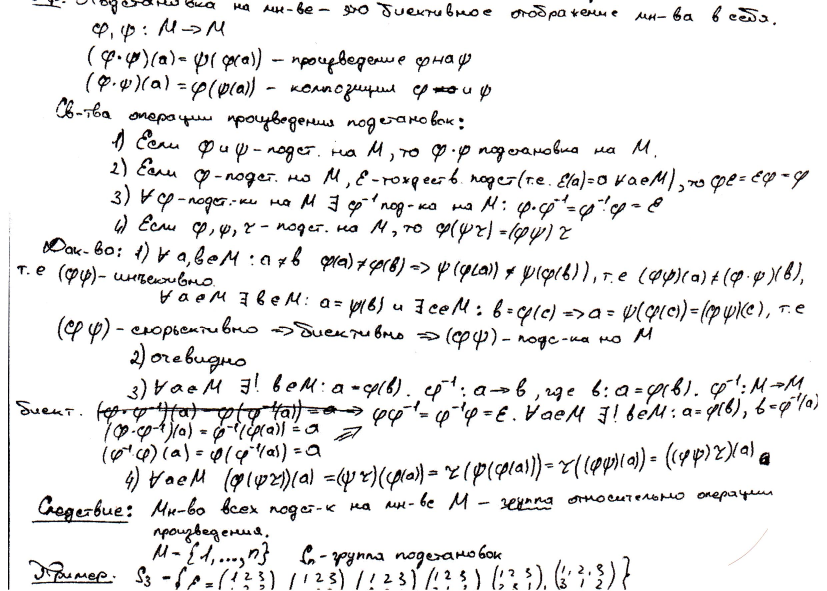
#> input picture img.jpg, 2480 x 1771 px (shown at 1/3 size)
$ python graphology.py
#> lines starting #> are read from the running program, lines starting #| are printed output that depends on the picture; after the words box and inside, x2 and y2 are one past the last pixel; in counts of white or black regions, pixels touching at a corner belong together; long printed decimals are rounded
import cv2
import numpy as np


# эти функции пригодятся нам в дальнейшем

# функция для вычисления горизонтальных проекций
def horizontalProjection(img):
    # Возвращает список суммы пикселей в каждой строке
    (h, w) = img.shape[:2]
    sumRows = []
    for j in range(h):
        row = img[j:j + 1, 0:w]  # y1:y2, x1:x2
        sumRows.append(np.sum(row))
    return sumRows

# функция для вычисления вертикальных проекций
def verticalProjection(img):
    # Возвращает список суммы пикселей в каждом столбце
    (h, w) = img.shape[:2]
    sumCols = []
    for j in range(w):
        col = img[0:h, j:j + 1]  # y1:y2, x1:x2
        sumCols.append(np.sum(col))
    return sumCols


angle_size = 0
kolvo_strok = 0
angle_sum = 0
mezh_str_intrv = 0
verh_pole = 0

# импорт изображения
image = cv2.imread('img.jpg')  # название изображения
#> image is the input picture: shape (1771, 2480, 3); mean B, G, R 235.5, 235.5, 235.9
cv2.imshow('orig', image)
cv2.waitKey(0)
# меняем размер изобржения на стандартный
image = cv2.resize(image, (1240, 886), interpolation=cv2.INTER_AREA)
#> image: shape (886, 1240, 3)
#cv2.imshow('change size', image)
image = cv2.medianBlur(image,5)

# перевод в оттенки серого
gray = cv2.cvtColor(image, cv2.COLOR_BGR2GRAY)
#cv2.imshow('shades gray', gray)
#cv2.waitKey(0)

# копия изображения
gray1 = gray

# размытие изображение
gray = cv2.medianBlur(gray, 5)
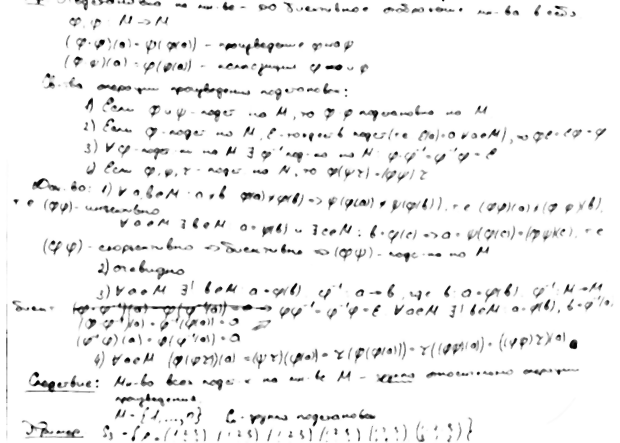
#> gray: shape (886, 1240) (shown at 1/2 size); min 1, max 255, mean 241.8
#cv2.imshow('blur', gray)
#cv2.waitKey(0)

# бинаризация (перевод в чёрный и белый) для размытого изображения
ret, thresh = cv2.threshold(gray, 127, 255, cv2.THRESH_BINARY_INV)
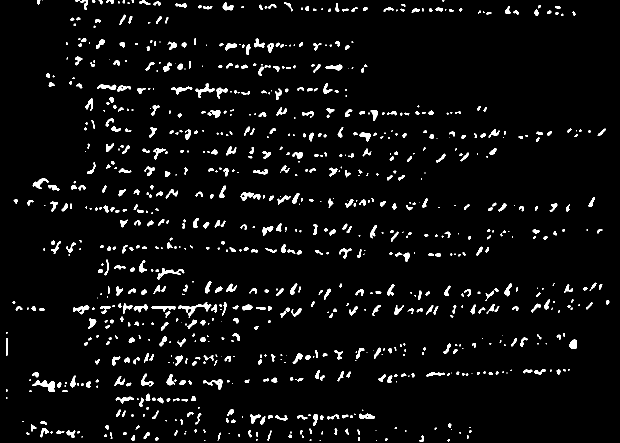
#> thresh: shape (886, 1240) (shown at 1/2 size); 4.4% white; 920 white regions (311 under 20 px), largest, box (x1, y1, x2, y2) and area: (356, 604, 423, 635) 492, (65, 761, 110, 784) 479, (315, 536, 369, 559) 354
#cv2.imshow('binar', thresh)
#cv2.waitKey(0)

#бинаризация для чёткого изображения
ret1, thresh1 = cv2.threshold(gray1, 127, 255, cv2.THRESH_BINARY_INV)
#> thresh1: shape (886, 1240); 5.5% white; 1292 white regions (562 under 20 px), largest, box (x1, y1, x2, y2) and area: (235, 605, 298, 646) 506, (355, 603, 424, 637) 503, (60, 760, 110, 785) 483

# расширение символов
kernel = np.ones((1, 100), np.uint8)
img_dilation = cv2.dilate(thresh, kernel, iterations=1)
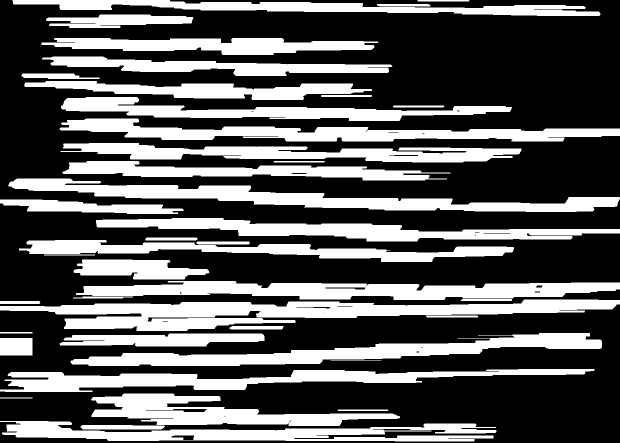
#> img_dilation: shape (886, 1240) (shown at 1/2 size); 35.8% white; 41 white regions
#cv2.imshow('dilated', img_dilation)
#cv2.waitKey(0)

# поиск контуров
ctrs, hier = cv2.findContours(img_dilation.copy(), cv2.RETR_EXTERNAL, cv2.CHAIN_APPROX_SIMPLE)
#> ctrs = 41 contours, 1 with area under 20; largest, box (x1, y1, x2, y2) and area: (0, 599, 1240, 662) 35041, (16, 357, 1240, 424) 26192, (152, 562, 1240, 600) 25708, (141, 666, 1204, 732) 23897, (119, 237, 1240, 283) 22714

for i, ctr in enumerate(ctrs):
    # создаём рамки-границы
    x, y, w, h = cv2.boundingRect(ctr)

    # вывод строк и подсчёт их количества
    if h > w or h < 20:
        continue
    roi = image[y:y + h, x:x + w]
    kolvo_strok = kolvo_strok + 1
    '''
    #вывод на экран сегментов
    cv2.imshow('segment no:'+str(i),roi)
    cv2.rectangle(image,(x,y),( x + w, y + h ),(90,0,255),2)
    cv2.waitKey()
    '''
    # ищем прямоугольники, описывающие контуры строк и изображаем их
    rect = cv2.minAreaRect(ctr)
    box = cv2.boxPoints(rect)
    box = np.int0(box)
    cv2.drawContours(image, [box], 0, (0, 0, 255), 2)
    angle = rect[2]
    if angle < -45.0:
        angle += 90.0;
    angle_sum += angle
#> this loop made 41 passes
#> (ctr, x, y, w, h, rect, box, angle) on pass 8: ([[0, 676], [0, 710], [64, 710], [64, 676]], 0, 676, 65, 35, ((32, 693), (34, 64), -90), [[64, 710], [0, 710], [0, 676], [64, 676]], 0)
#> (x, y, w, h, rect, box, angle, angle_sum) on passes 2, 5, 6, 9, 10: (0, 842, 993, 41, ((495.9, 863.5), (38.3, 992.1), -89.66), [[991, 885], [0, 879], [0, 841], [992, 847]], 0.335, 0.335), (182, 787, 618, 65, ((490.5, 819.2), (62.25, 617.3), -89.57), [[798, 852], [181, 848], [182, 785], [799, 790]], 0.432, 0.768), (0, 738, 1189, 46, ((594, 760), (1188.3, 40.14), -0.405), [[0, 784], [0, 744], [1187, 735], [1188, 775]], -0.405, 0.363), (119, 667, 410, 26, ((323.5, 679.5), (25, 409), -90), [[528, 692], [119, 692], [119, 667], [528, 667]], 0, 0.363), (141, 666, 1063, 66, ((672.1, 704.9), (1062.8, 40.87), -2.9), [[142, 752], [140, 711], [1201, 657], [1203, 698]], -2.9, -2.54)
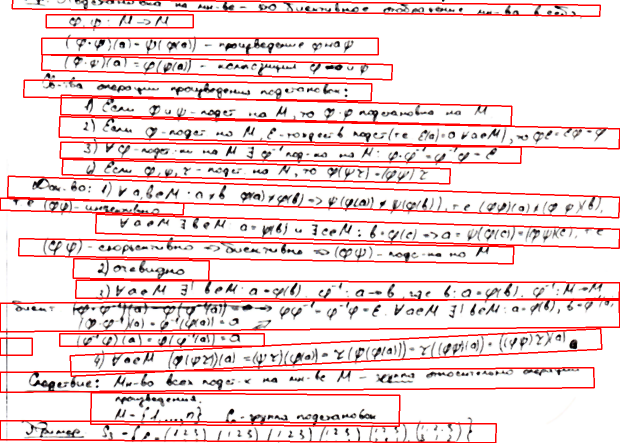
#> image: shape (886, 1240, 3) (shown at 1/2 size); mean B, G, R 215.4, 215.5, 240.6
#> after the loop, angle_sum = 11.37; kolvo_strok = 22

# ищем средние значение угла наклона
angle_size = angle_sum / kolvo_strok
#> angle_size = 0.517
print("Величина угла наклона строки: ", angle_size)
#| Величина угла наклона строки:  0.5168

#наглядное изображение контуров строк
cv2.imshow('image with frames', image)
cv2.waitKey(0)

# извлекаем горизонтальную проекцию
hpList = horizontalProjection(thresh1)
#> after the loop in horizontalProjection, `for j in range(h):`: sumRows = 886 values, max 97665 at index 615, min 0 at index 57, mean 17346.9
#> hpList has the same summary as sumRows in horizontalProjection

# ищем размеры верхнего поля
VerhPoleCount = 0
for sum in hpList:
    # сумма может быть от нуля до 255, чтобы мы могли считать строку пустой
    if (sum <= 255):
        VerhPoleCount += 1
    else:
        break
#> this loop made 1 pass
#> sum on pass 1: 18360
#> after the loop, VerhPoleCount = 0

# print("Верхнее поле в строках: ", VerhPoleCount)

# исследуем горизонтальную проекцию
lineTop = 0
lineBottom = 0
spaceTop = 0
spaceBottom = 0
indexCount = 0
setLineTop = True
setSpaceTop = True
includeNextSpace = True
space_zero = []  # количество пробелов между строками
lines = []  # 2D-список, хранящий вертикальный начальный индекс и конечный индекс каждого контура

for i, sum in enumerate(hpList):
    # если ноль, то значит пустая строка
    if (sum == 0):
        if (setSpaceTop):
            spaceTop = indexCount
            setSpaceTop = False  # устанавливается один раз для каждого начала пробела(между строками)
        indexCount += 1
        spaceBottom = indexCount
        if (i < len(hpList) - 1):  # предотвращение ошибки выхода за границы массива
            if (hpList[i + 1] == 0):  # если следующая горизонтальная проекция равна 0, продолжаем считать, что это пробел
                continue
        # мы используем это условие, если предыдущий контур очень тонкий и, возможно, не является строкой
        if (includeNextSpace):
            space_zero.append(spaceBottom - spaceTop)
        else:
            if (len(space_zero) == 0):
                previous = 0
            else:
                previous = space_zero.pop()
            space_zero.append(previous + spaceBottom - lineTop)
        setSpaceTop = True  # при следующей встрече 0, это будет новый пробел, поэтому устанавливаем новый SetSpace

    # если больше 0, то контур
    if (sum > 0):
        if (setLineTop):
            lineTop = indexCount
            setLineTop = False  # устанавливается один раз для каждого начала пробела(между строками)
        indexCount += 1
        lineBottom = indexCount
        if (i < len(hpList) - 1):
            if (hpList[i + 1] > 0):
                continue

            if (lineBottom - lineTop < 20):
                includeNextSpace = False
                setLineTop = True
                continue
        includeNextSpace = True

        lines.append([lineTop, lineBottom])
        setLineTop = True
#> this loop made 886 passes
#> (sum, lineTop, setLineTop) on pass 1: (18360, 0, False)
#> (sum, includeNextSpace, setLineTop) on pass 57: (510, True, True)
#> after the loop, indexCount = 886; lineTop = 787; lines = [[0, 57], [70, 160], [161, 428], [435, 560], [561, 785], [787, 885]]; spaceTop = 885; space_zero = [13, 1, 7, 1, 2, 1]

ANCHOR_POINT = 6000
# здесь мы исследуем отдельные штрихи в уже сформированных группах
fineLines = []  # начальный  и конечный индексы каждой отдельной строки
for i, line in enumerate(lines):

    anchor = line[0]  # 'anchor' будет определять горизонтальные индексы, где горизонтальная проекция> ANCHOR_POINT для подъема или <ANCHOR_POINT для спуска
    anchorPoints = []  # список, в котором будем хранить anchor
    upHill = True  # это означает, что мы ожидаем найти начало отдельной строки (по вертикали), поднимаясь по гистограмме
    downHill = False  # это означает, что мы ожидаем найти конец отдельной строки (по вертикали), спускаясь вниз по гистограмме
    segment = hpList[line[0]:line[1]]  # здесь помещаем интересующую область горизонтальной проекции каждого контура

    for j, sum in enumerate(segment):
        if (upHill):
            if (sum < ANCHOR_POINT):
                anchor += 1
                continue
            anchorPoints.append(anchor)
            upHill = False
            downHill = True
        if (downHill):
            if (sum > ANCHOR_POINT):
                anchor += 1
                continue
            anchorPoints.append(anchor)
            downHill = False
            upHill = True

    #print(anchorPoints)

    # условие для игнорирования контура
    if (len(anchorPoints) < 2):
        continue
    # контур - отдельная линия
    if (len(anchorPoints) <= 3):
        fineLines.append(line)
        continue
    # len (anchorPoints)> 3 означает контур, состоящий из нескольких линий
    lineTop = line[0]
    for x in range(1, len(anchorPoints) - 1, 2):
        # 'lineMid' - горизонтальный индекс, по которому будет выполняться сегментация
        lineMid = (anchorPoints[x] + anchorPoints[x + 1]) / 2
        lineBottom = lineMid
        # строка с высотой пикселей <20 считается дефектом, поэтому мы ее просто игнорируем
        if (lineBottom - lineTop < 20):
            continue
        fineLines.append([lineTop, lineBottom])
        lineTop = lineBottom
    if (line[1] - lineTop < 20):
        continue
    fineLines.append([lineTop, line[1]])
#> this loop made 6 passes
#> line on passes 1 to 6: [0, 57], [70, 160], [161, 428], [435, 560], [561, 785], [787, 885]
#> after the loop, fineLines = [[0, 32], [32, 57], [70, 108], [108, 160], [161, 192], [192, 242.5], [242.5, 283], [283, 316], [316, 355], [355, 428], [435, 480.5], [480.5, 522], [522, 560], [561, 596.5], [596.5, 660.5], [660.5, 731.5], [731.5, 773.5], [787, 811], [811, 885]]

# Находим РАЗМЕР БУКВ и МЕЖСТРОЧНЫЙ ИНТЕРВАЛ!

MIDZONE_THRESHOLD = 15000
space_nonzero_row_count = 0
midzone_row_count = 0
lines_having_midzone_count = 0
flag = False
for i, line in enumerate(fineLines):
    a = int(line[0])
    b = int(line[1])
    segment = hpList[a.__index__():b.__index__()]
    for j, sum in enumerate(segment):
        if (sum < MIDZONE_THRESHOLD):
            space_nonzero_row_count += 1
        else:
            midzone_row_count += 1
            flag = True

    if (flag):
        lines_having_midzone_count += 1
        flag = False
#> this loop made 19 passes
#> (line, a, b) on passes 6, 7, 11, 12, 14, 15, 16, 17: ([192, 242.5], 192, 242), ([242.5, 283], 242, 283), ([435, 480.5], 435, 480), ([480.5, 522], 480, 522), ([561, 596.5], 561, 596), ([596.5, 660.5], 596, 660), ([660.5, 731.5], 660, 731), ([731.5, 773.5], 731, 773)
#> after the loop, lines_having_midzone_count = 18; midzone_row_count = 420; space_nonzero_row_count = 429

# предотвращение ошибок
if (lines_having_midzone_count == 0): lines_having_midzone_count = 1

total_space_row_count = space_nonzero_row_count + np.sum(space_zero[1:-1])  # исключая первое(верхнее) и последнее(нижнее) поля
#> total_space_row_count = 440
# количество пробелов на 1 меньше, чем количество строк, но total_space_row_count содержит верхнее и нижнее поля
average_line_spacing = float(total_space_row_count) / lines_having_midzone_count
#> average_line_spacing = 24.44
average_letter_size = float(midzone_row_count) / lines_having_midzone_count
#> average_letter_size = 23.33
# Размер букв - это их высота, не ширина!!!
LETTER_SIZE = average_letter_size
#> LETTER_SIZE = 23.33
# предотвращение ошибок
if (average_letter_size == 0): average_letter_size = 1
# Мы не можем напрямую воспринимать average_line_spacing как межстрочный интервал. Мы должны взять средний_строчный интервал относительно average_letter_size
# Межстрочный интервал будет считаться относительно размера букв
relative_line_spacing = average_line_spacing / average_letter_size
#> relative_line_spacing = 1.05
LINE_SPACING = relative_line_spacing
#> LINE_SPACING = 1.05

# Верхнее поле также берется относительно среднего размера букв почерка.
relative_top_margin = float(VerhPoleCount) / average_letter_size
#> relative_top_margin = 0
verh_pole = relative_top_margin
#> verh_pole = 0

print ("Средний размер букв: ", (average_letter_size))
#| Средний размер букв:  23.333
print ("Верхнее поле(относительно размера букв): ", (relative_top_margin))
#| Верхнее поле(относительно размера букв):  0.0
print ("Межстрочный интервал(относительно размера букв): ", (relative_line_spacing))
#| Межстрочный интервал(относительно размера букв):  1.048

# Ищем расстояние между словами
width = thresh1.shape[1]
#> width = 1240
space_zero = []  # хранит количество пробелов между словами
words = []  # 2D список с координатами слов
# мы ищем слова, глядя на появление нулей в вертикальной проекции
for i, line in enumerate(lines):
    extract = thresh1[line[0]:line[1], 0:width]  # y1:y2, x1:x2
    vp = verticalProjection(extract)

    wordStart = 0
    wordEnd = 0
    spaceStart = 0
    spaceEnd = 0
    indexCount = 0
    setWordStart = True
    setSpaceStart = True
    includeNextSpace = True
    spaces = []

    # исследуем вертикальную проекцию
    for j, sum in enumerate(vp):
        # сумма, равная 0, означает пробел
        if (sum == 0):
            if (setSpaceStart):
                spaceStart = indexCount
                setSpaceStart = False  # spaceStart будет устанавливаться один раз для каждого начала пробела
            indexCount += 1
            spaceEnd = indexCount
            if (j < len(vp) - 1):  # это условие необходимо, чтобы избежать ошибки выхода индекса массива за пределы
                if (vp[j + 1] == 0):  # если следующая вертикальная проекция равна 0, продолжаем считать, что это пробел
                    continue

            # мы игнорируем пробелы, размер которых меньше половины среднего размера букв
            if ((spaceEnd - spaceStart) > int(LETTER_SIZE / 2)):
                spaces.append(spaceEnd - spaceStart)

            setSpaceStart = True  # в следующий раз, когда мы встретим 0, это начало другого пробела, поэтому мы устанавливаем новый spaceStart

        # сумма больше 0 означает, что это слово
        if (sum > 0):
            if (setWordStart):
                wordStart = indexCount
                setWordStart = False  # wordStart для каждого нового слова устанавливаем снова
            indexCount += 1
            wordEnd = indexCount
            if (j < len(vp) - 1):  # предотвращение ошибки выхода за пределы массива
                if (vp[j + 1] > 0):  # если следующая горизонтальная проекция> 0, продолжаем считать, что это слово
                    continue

            # добавляем координаты каждого слова: y1, y2, x1, x2 в 'words'
            # игнорируем те, высота которых меньше половины среднего размера букв
            # это исключает точки, запятые и т.п.
            count = 0
            for k in range(line[1] - line[0]):
                row = thresh1[line[0] + k:line[0] + k + 1, wordStart:wordEnd]  # y1:y2, x1:x2
                if (np.sum(row)):
                    count += 1
            if (count > int(LETTER_SIZE / 2)):
                words.append([line[0], line[1], wordStart, wordEnd])

            setWordStart = True  # в следующий раз, когда мы встретим значение> 0, это будет начало другого слова, поэтому мы устанавливаем новый wordStart

    space_zero.extend(spaces[1:-1])
#> this loop made 6 passes
#> (line, h in verticalProjection, includeNextSpace) on passes 1 to 2: ([0, 57], 57, True), ([70, 160], 90, True)
#> pass 2, `extract = thresh1[line[0]:line[1], 0:width]`:
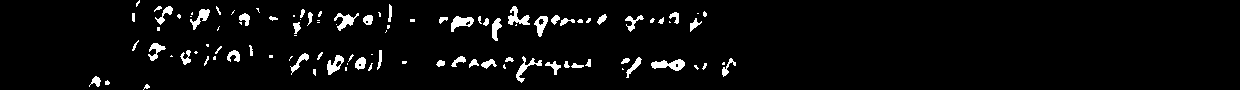
#> extract: shape (90, 1240); 4.1% white; 101 white regions (48 under 20 px), largest, box (x1, y1, x2, y2) and area: (651, 59, 685, 71) 238, (508, 6, 530, 25) 198, (451, 16, 474, 32) 198
#> pass 3, `extract = thresh1[line[0]:line[1], 0:width]`:
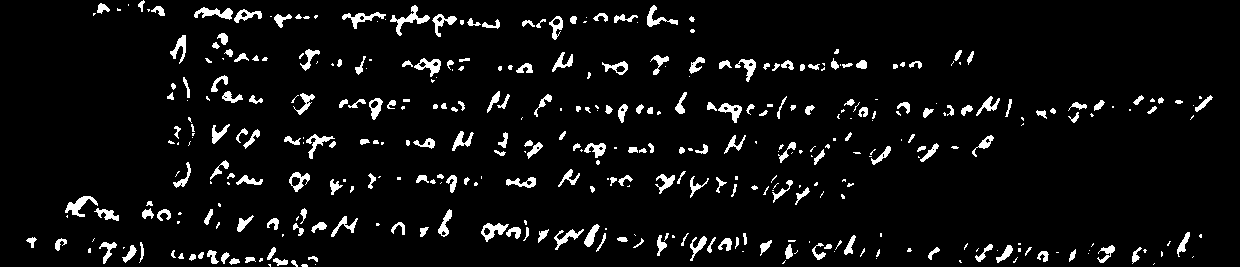
#> extract: shape (267, 1240); 5.8% white; 392 white regions (170 under 20 px), largest, box (x1, y1, x2, y2) and area: (390, 5, 430, 36) 319, (65, 196, 98, 217) 272, (194, 7, 233, 20) 259
#> after the loop:
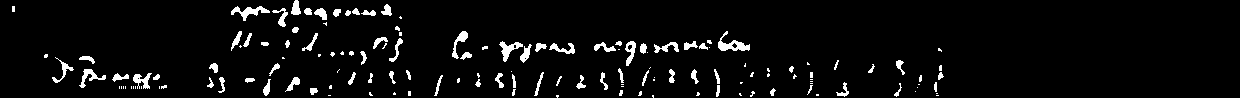
#> extract: shape (98, 1240); 4.6% white; 145 white regions (70 under 20 px), largest, box (x1, y1, x2, y2) and area: (718, 31, 750, 51) 252, (231, 6, 270, 21) 227, (499, 41, 523, 62) 194

# подсчёт пробелов и их длины
space_columns = np.sum(space_zero)
space_count = len(space_zero)
if (space_count == 0):
    space_count = 1
average_word_spacing = float(space_columns) / space_count
relative_word_spacing = average_word_spacing / LETTER_SIZE
print ("Средний интервал между словами: ", (average_word_spacing))
#| Средний интервал между словами:  20.853
print ("Средний интервал между словами относительно среднего размера букв:", (relative_word_spacing))
#| Средний интервал между словами относительно среднего размера букв: 0.8937

print("Ваш характер на основании полученных данных: ")
if (angle_size < -0.28):
    print("Вы оптимистичный, целеустремленный и уверенный в себе человек.")
elif (angle_size > 0.28):
    print("Вы скептик, трезво оцениваете себя и свои действия.")
else:
    print("Вы уравновешенный человек, который трезво смотрит на мир.")
if (VerhPoleCount > 50):
    print("У Вас отличный вкус, вы хорошо разбираетесь в искусстве и цените красоту.")
elif (VerhPoleCount > 20):
    print("Вы благоразумны, рассудительны и рациональны.")
else:
    print("Вы всегда стремитесь получить максимум из имеющихся возможностей.")
if (average_letter_size > 25):
    print(
        "Вы общительный человек, у вас есть лидерские способности. Вы чётко стоите на своём и умеете убеждать других людей.")
elif (average_letter_size > 18):
    print("Вы спокойный человек, который соблюдает баланс между личной и общественной жизнью.")
else:
    print("Вы умеете сосредотачиваться на нужных вещах. Вы сдержанный человек, который редко проявляет агрессию.")
if (relative_top_margin >= 2):
    print("Вы щедрый и альтруистичный человек.")
elif (relative_top_margin >= 1):
    print("Вы открыты к сотрудничеству с другими людьми и готовы помочь им, но не во вред себе.")
else:
    print("Вы умеете концентрироваться на своих целях и достигать их.")
if (relative_line_spacing > 4):
    print("Вы стремитесь жить 'здесь и сейчас' и брать от жизни максимум.")
elif (relative_line_spacing > 2):
    print(
        "В жизни вы предпочитаете действовать по ситуации: когда необходимо, вы можете придумать план и следовать ему,\nа иногда можете просто наслаждаться моментом.")
else:
    print("Вы хозяйственный и расчетливый человек. Вы всегда оцениваете ситуацию и думаете наперёд.")
if (relative_word_spacing > 2):
    print("Вы открытый и лёгкий на подъём человек. Вы стремитесь показать себя. Вы любите приключения.")
elif (relative_word_spacing > 1):
    print("Вы соблюдаете баланс, совмещая осторожность с жаждой к приключениям. Вы стабильный и надёжный человек.")
else:
    print(
        "Вы осторожны и бережливы. Вы доверяете лишь небольшому кругу людей. Вы предпочитаете полагаться на разум, \nа не на чувства")
